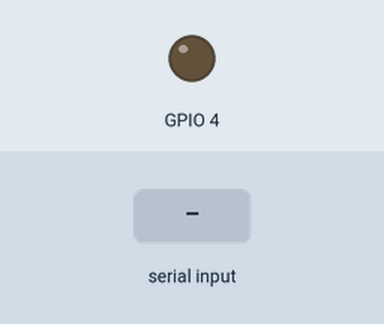
This program was run on a simulated ESP32. Parts: output pins drawn as LEDs (lit = HIGH). The inputs (shaded band) are chosen by the test bench. Random numbers use the default seed unless the program sets one; nothing arrives over Bluetooth unless stated; the camera gives no picture; what the program prints to the serial monitor is not drawn.

Above: at 1.5 s.
1.6 s: "L" received over Serial
At 2.3 s:
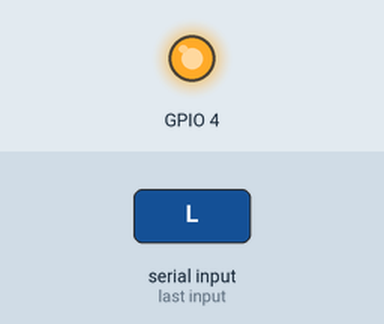
3.1 s: "l" received over Serial
At 3.5 s:
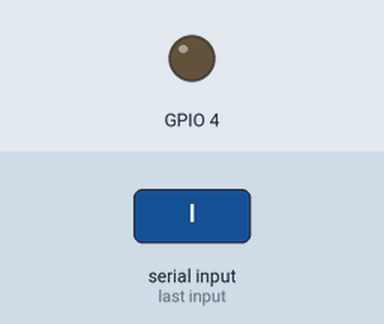
4.6 s: "L" received over the second serial link
At 5.8 s:
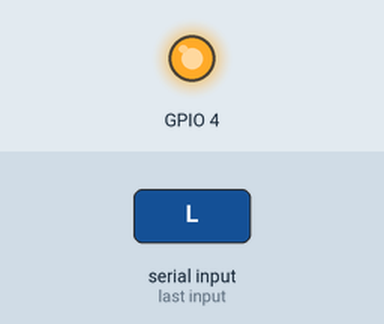
Timing chart, 0 to 7.6 s (numbered marks = the images above; inputs shaded):
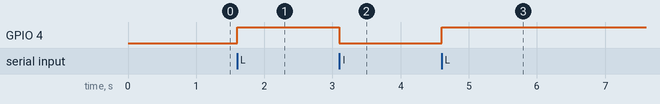

Measured:
- after the input at 1.6 s, GPIO 4: LOW → HIGH at once
- after the input at 3.1 s, GPIO 4: HIGH → LOW at once
- after the input at 4.6 s, GPIO 4: LOW → HIGH at once

The program:

main.cpp
```cpp
#include <Arduino.h>
#include <BluetoothSerial.h>
#include "esp_camera.h"
#include "esp_timer.h"

BluetoothSerial bluetooth;
bool cameraReady = false;
uint32_t bootId;
uint32_t sequence = 0;

// Matches Python's <8sIIQII. The timestamp comes from camera capture, not send time.
struct __attribute__((packed)) FrameHeader {
  char magic[8];
  uint32_t boot;
  uint32_t sequence;
  uint64_t captureUs;
  uint32_t length;
  uint32_t crc;
};
static_assert(sizeof(FrameHeader) == 32, "Frame header size");

uint32_t crc32(const uint8_t *data, size_t length) {
  uint32_t crc = 0xffffffff;
  while (length--) {
    crc ^= *data++;
    for (int bit = 0; bit < 8; ++bit)
      crc = (crc >> 1) ^ (0xedb88320 & (0u - (crc & 1)));
  }
  return ~crc;
}

void sendFrame(Stream &stream) {
  if (!cameraReady) return;
  camera_fb_t *frame = esp_camera_fb_get();
  if (!frame) return;
  if (frame->format == PIXFORMAT_JPEG && frame->len <= 128 * 1024) {
    FrameHeader header;
    memcpy(header.magic, "SPACAM01", 8);
    header.boot = bootId;
    header.sequence = ++sequence;
    header.captureUs = uint64_t(frame->timestamp.tv_sec) * 1000000ULL + frame->timestamp.tv_usec;
    header.length = frame->len;
    header.crc = crc32(frame->buf, frame->len);
    stream.write(reinterpret_cast<const uint8_t *>(&header), sizeof(header));
    for (size_t offset = 0; offset < frame->len;) {
      size_t sent = stream.write(frame->buf + offset, min(size_t(512), frame->len - offset));
      if (!sent) break;
      offset += sent;
      delay(0);
    }
  }
  esp_camera_fb_return(frame);
}

void setup() {
  Serial.begin(921600);
  pinMode(4, OUTPUT);
  digitalWrite(4, LOW);
  bootId = esp_random();
  camera_config_t config = {};
  config.ledc_channel = LEDC_CHANNEL_0;
  config.ledc_timer = LEDC_TIMER_0;
  // AI Thinker ESP32-CAM / OV2640 pinout.
  config.pin_d0 = 5; config.pin_d1 = 18; config.pin_d2 = 19; config.pin_d3 = 21;
  config.pin_d4 = 36; config.pin_d5 = 39; config.pin_d6 = 34; config.pin_d7 = 35;
  config.pin_xclk = 0; config.pin_pclk = 22; config.pin_vsync = 25; config.pin_href = 23;
  config.pin_sccb_sda = 26; config.pin_sccb_scl = 27;
  config.pin_pwdn = 32; config.pin_reset = -1;
  config.xclk_freq_hz = 20000000;
  config.pixel_format = PIXFORMAT_JPEG;
  config.frame_size = FRAMESIZE_QVGA;
  config.jpeg_quality = 20;
  const bool hasPsram = psramFound();
  config.fb_count = hasPsram ? 2 : 1;
  config.fb_location = hasPsram ? CAMERA_FB_IN_PSRAM : CAMERA_FB_IN_DRAM;
  config.grab_mode = hasPsram ? CAMERA_GRAB_LATEST : CAMERA_GRAB_WHEN_EMPTY;
  esp_err_t error = esp_camera_init(&config);
  cameraReady = error == ESP_OK;
  Serial.printf("SPA_CAM camera=%s error=0x%x psram=%d boot=%u\n",
                cameraReady ? "OK" : "FAIL", error, psramFound(), bootId);
  if (!bluetooth.begin("SPA-CAM")) Serial.println("SPA_CAM bluetooth=FAIL");
  else Serial.println("SPA_CAM bluetooth=OK name=SPA-CAM");
}

void handle(Stream &stream) {
  if (!stream.available()) return;
  int command = stream.read();
  if (command == 'F') sendFrame(stream);
  else if (command == 'L') digitalWrite(4, HIGH);
  else if (command == 'l') digitalWrite(4, LOW);
  else if (command == '?') stream.printf("SPA_CAM camera=%s boot=%u\n", cameraReady ? "OK" : "FAIL", bootId);
}

void loop() {
  handle(Serial);
  if (bluetooth.hasClient()) handle(bluetooth);
  delay(1);
}
```
